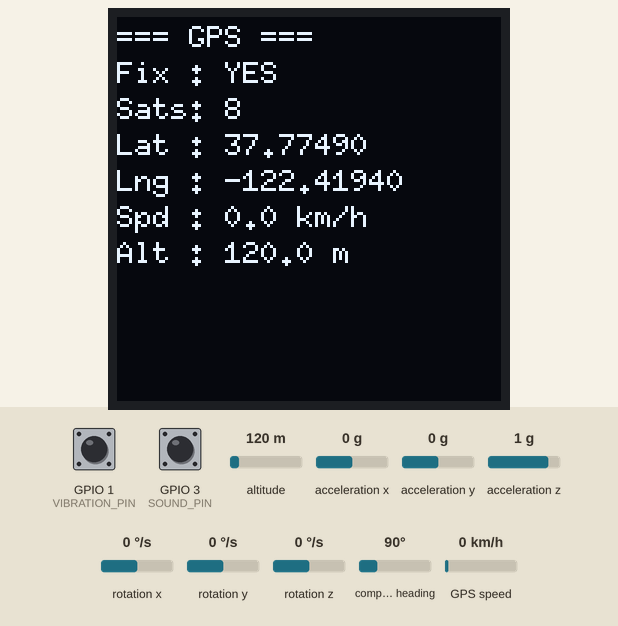
The sketch below on a simulated ESP32. Shown: 128×128 one-colour display. Wiring (inferred from the names in the program): MPU-6050 motion sensor at I2C address 0x68. The inputs (shaded band) are chosen by the test bench; at power-on: GPIO 1 (VIBRATION_PIN) HIGH, altitude 120 m, GPIO 3 (SOUND_PIN) HIGH, acceleration x 0 g, acceleration y 0 g, acceleration z 1 g, rotation x 0 °/s, rotation y 0 °/s, rotation z 0 °/s, compass heading 90°, GPS speed 0 km/h. WiFi joins after 1.5 s; servers stay silent unless stated; the GPS gets a fix after 3 s at 37.7749, -122.4194 with 8 satellites; what the sketch prints to the serial monitor is not drawn.

Above: at 4.4 s.
5.5 s: GPIO 1 (VIBRATION_PIN) pulled LOW for 1 s
At 6.2 s:
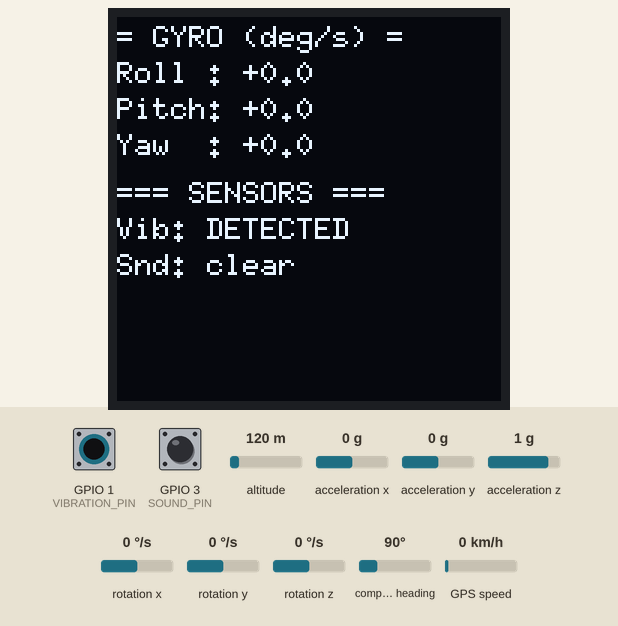
10.5 s: altitude set to 20 m
At 14.3 s:
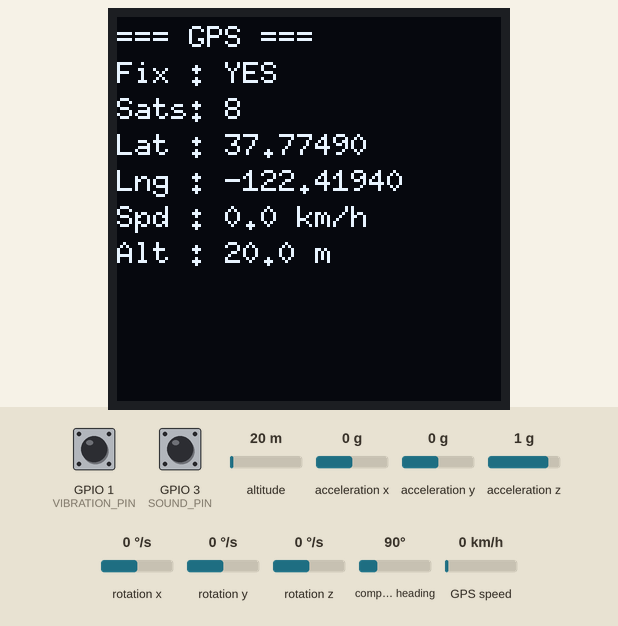
14.5 s: GPIO 3 (SOUND_PIN) pulled LOW for 1 s
At 15.34 s:
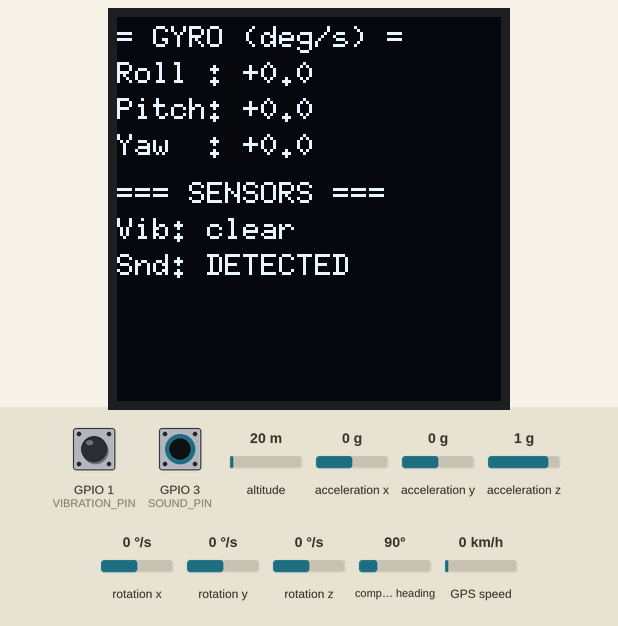
17.0 s: acceleration x set to -1.4 g
At 17.29 s:
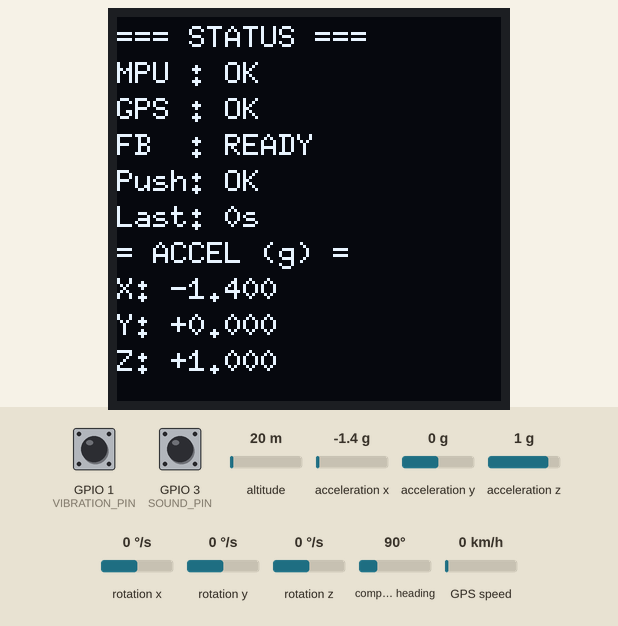
18.9 s: acceleration y set to -1.4 g
At 20.7 s:
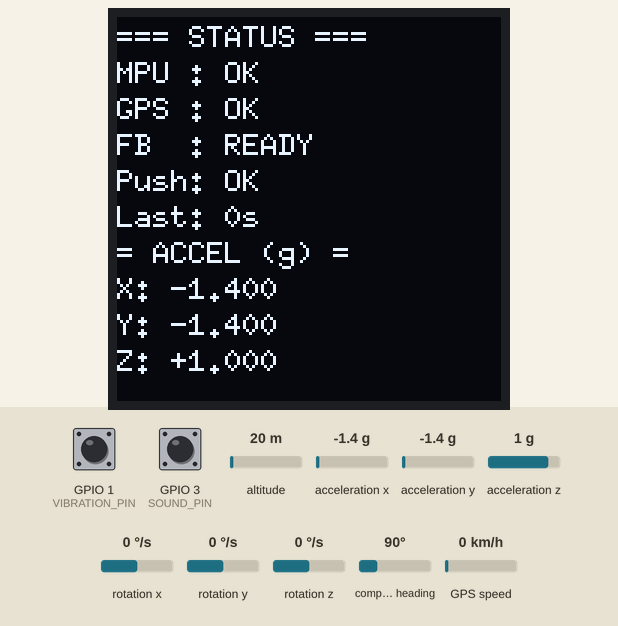
22.5 s: acceleration z set to -1.4 g
Timing chart, 0 to 25.5 s (numbered marks = the images above; inputs shaded):
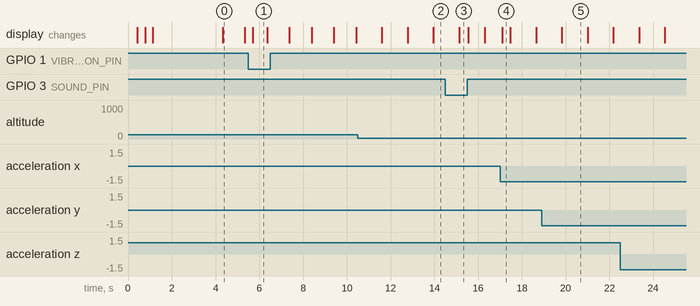

Measured:
- after the input at 5.5 s, the display: changes after 0.21 s (image 1)
- after the input at 14.5 s, the display: changes after 0.63 s (image 3)
- what the display in image 0 shows lasts 1.0 s, from 4.3 s to 5.3 s
- what the display in image 1 shows lasts 0.7 s, from 5.7 s to 6.4 s
- what the display in image 5 shows lasts 1.2 s, from 19.8 s to 21.0 s

The sketch:

roadscore-main.ino
```cpp
#include <ArduinoOTA.h>
#include <Firebase_ESP_Client.h>
#include <HardwareSerial.h>
#include <TinyGPS++.h>
#include <U8g2lib.h>
#include <WiFi.h>
#include <Wire.h>
#include <math.h>

#define SDA_PIN 15
#define SCL_PIN 14
#define OLED_ADDR 0x3C
#define MPU_ADDR 0x68
#define VIBRATION_PIN 1
#define SOUND_PIN 3
#define GPS_RX_PIN 13

// Firebase Config
#define FIREBASE_USER "xxx"
#define FIREBASE_PASS "xxx"
#define DB_URL "https://xxx.firebasedatabase.app"
#define FB_API_KEY "xxxx"

// In-Built Device Config
const char *VEHICLE_ID = "VEH_001";
const char *DEVICE_ID = "ESP32_001";

// WiFi Config
const char *STA_SSID = "xxx";
const char *STA_PASS = "xxx";

const bool DISABLE_SERIAL = false;
const unsigned long FIREBASE_INTERVAL = 1000;
const unsigned long WIFI_TIMEOUT_MS = 15000;
const unsigned long OLED_UPDATE_INTERVAL = 1000;
FirebaseData fbdo;
FirebaseAuth auth;
FirebaseConfig conf;
TinyGPSPlus gps;

U8G2_SH1107_SEEED_128X128_F_HW_I2C u8g2(U8G2_R0, U8X8_PIN_NONE);
HardwareSerial gpsSerial(1);
WiFiServer server(80);

unsigned long lastOledUpdateTime = 0;
unsigned int currentOledPage = 0;
unsigned long lastPushTime = 0;
unsigned long lastFirebasePush = 0;
bool lastPushSuccess = false;

bool mpuFound = false;
bool gpsOK = false;
String i2cReport = "";

struct SensorData {
  float ax, ay, az;
  float gx, gy, gz;
  float totalG;
  bool gpsValid;
  double lat, lng;
  float speedKmh;
  float altM;
  uint8_t sats;
  bool vibration;
  bool sound;
} sd;

#define SLOG(x) \
  do { \
    if (!DISABLE_SERIAL) Serial.println(x); \
  } while (0)

void initializeOTA() {
  ArduinoOTA.setHostname("roadscorer");
  ArduinoOTA.setPassword("flashdaroad");

  ArduinoOTA.onStart([]() {
    String type = (ArduinoOTA.getCommand() == U_FLASH) ? "sketch" : "filesystem";
    SLOG("[OTA] Start updating " + type);
    u8g2.clearBuffer();
    u8g2.setFont(u8g2_font_6x10_tf);
    u8g2.drawStr(20, 55, "OTA UPDATE");
    u8g2.drawStr(16, 70, "DO NOT POWER OFF");
    u8g2.sendBuffer();
  });

  ArduinoOTA.onEnd([]() {
    SLOG("[OTA] Complete");
  });

  ArduinoOTA.onProgress([](unsigned int progress, unsigned int total) {
    unsigned int pct = progress / (total / 100);
    if (!DISABLE_SERIAL) {
      Serial.printf("[OTA] Progress: %u%%\r", pct);
    }
    u8g2.clearBuffer();
    u8g2.setFont(u8g2_font_6x10_tf);
    u8g2.drawStr(20, 40, "OTA UPDATE");
    char buf[24];
    snprintf(buf, sizeof(buf), "%u%%", pct);
    u8g2.drawStr(55, 60, buf);
    u8g2.drawFrame(4, 68, 120, 12);
    u8g2.drawBox(4, 68, (unsigned int)(120 * pct / 100), 12);
    u8g2.sendBuffer();
  });

  ArduinoOTA.onError([](ota_error_t error) {
    if (!DISABLE_SERIAL) {
      Serial.printf("[OTA] Error[%u]: ", error);
      if (error == OTA_AUTH_ERROR) Serial.println("Auth Failed");
      else if (error == OTA_BEGIN_ERROR) Serial.println("Begin Failed");
      else if (error == OTA_CONNECT_ERROR) Serial.println("Connect Failed");
      else if (error == OTA_RECEIVE_ERROR) Serial.println("Receive Failed");
      else if (error == OTA_END_ERROR) Serial.println("End Failed");
    }
  });

  ArduinoOTA.begin();
  SLOG("[OTA] Ready. Hostname: roadscorer");
}

void initializeOled() {
  u8g2.begin();
  u8g2.clearBuffer();

  u8g2.drawRFrame(0, 0, 128, 128, 4);

  u8g2.setFont(u8g2_font_5x7_tf);
  u8g2.drawStr(34, 14, "[ ROADSCORE ]");

  u8g2.drawHLine(8, 18, 112);

  u8g2.setFont(u8g2_font_10x20_tf);
  u8g2.drawStr(14, 52, "RoadScore");

  u8g2.setFont(u8g2_font_5x7_tf);
  u8g2.drawStr(22, 66, "Drive. Score. Improve.");

  u8g2.drawHLine(8, 72, 112);

  u8g2.setFont(u8g2_font_5x7_tf);
  u8g2.drawStr(28, 88, "Initialising");

  for (int i = 0; i < 3; i++) {
    u8g2.sendBuffer();
    delay(300);
    u8g2.drawStr(100 + (i * 7), 88, ".");
  }

  u8g2.drawStr(30, 108, "ESP32  v1.0");

  u8g2.drawHLine(8, 114, 112);
  u8g2.drawStr(20, 124, "VEH_001 | ESP32_001");

  u8g2.sendBuffer();
  delay(500);
}

void updateOledDisplay() {

  if (millis() - lastOledUpdateTime >= OLED_UPDATE_INTERVAL) {
    currentOledPage = (currentOledPage + 1) % 3;
    lastOledUpdateTime = millis();
  }

  u8g2.clearBuffer();
  u8g2.setFont(u8g2_font_6x10_tf);
  char buf[32];

  if (currentOledPage == 0) {

    u8g2.drawStr(0, 10, "=== STATUS ===");

    snprintf(buf, sizeof(buf), "MPU : %s", mpuFound ? "OK" : "NOT FOUND");
    u8g2.drawStr(0, 22, buf);

    snprintf(buf, sizeof(buf), "GPS : %s", gpsOK ? "OK" : "NO DATA");
    u8g2.drawStr(0, 34, buf);

    snprintf(buf, sizeof(buf), "FB  : %s", Firebase.ready() ? "READY" : "WAIT");
    u8g2.drawStr(0, 46, buf);

    snprintf(buf, sizeof(buf), "Push: %s", lastPushSuccess ? "OK" : "ERR");
    u8g2.drawStr(0, 58, buf);

    snprintf(buf, sizeof(buf), "Last: %lus", (millis() - lastFirebasePush) / 1000);
    u8g2.drawStr(0, 70, buf);

    u8g2.drawStr(0, 82, "= ACCEL (g) =");

    snprintf(buf, sizeof(buf), "X: %+.3f", sd.ax);
    u8g2.drawStr(0, 94, buf);

    snprintf(buf, sizeof(buf), "Y: %+.3f", sd.ay);
    u8g2.drawStr(0, 106, buf);

    snprintf(buf, sizeof(buf), "Z: %+.3f", sd.az);
    u8g2.drawStr(0, 118, buf);

  } else if (currentOledPage == 1) {

    u8g2.drawStr(0, 10, "=== GPS ===");

    snprintf(buf, sizeof(buf), "Fix : %s", sd.gpsValid ? "YES" : "NO FIX");
    u8g2.drawStr(0, 22, buf);

    snprintf(buf, sizeof(buf), "Sats: %u", sd.sats);
    u8g2.drawStr(0, 34, buf);

    if (sd.gpsValid) {
      snprintf(buf, sizeof(buf), "Lat : %.5f", sd.lat);
      u8g2.drawStr(0, 46, buf);

      snprintf(buf, sizeof(buf), "Lng : %.5f", sd.lng);
      u8g2.drawStr(0, 58, buf);

      snprintf(buf, sizeof(buf), "Spd : %.1f km/h", sd.speedKmh);
      u8g2.drawStr(0, 70, buf);

      snprintf(buf, sizeof(buf), "Alt : %.1f m", sd.altM);
      u8g2.drawStr(0, 82, buf);
    } else {
      u8g2.drawStr(0, 50, "Waiting for fix...");
    }

  } else {

    u8g2.drawStr(0, 10, "= GYRO (deg/s) =");

    snprintf(buf, sizeof(buf), "Roll : %+.1f", sd.gx);
    u8g2.drawStr(0, 22, buf);

    snprintf(buf, sizeof(buf), "Pitch: %+.1f", sd.gy);
    u8g2.drawStr(0, 34, buf);

    snprintf(buf, sizeof(buf), "Yaw  : %+.1f", sd.gz);
    u8g2.drawStr(0, 46, buf);

    u8g2.drawStr(0, 62, "=== SENSORS ===");

    snprintf(buf, sizeof(buf), "Vib: %s", sd.vibration ? "DETECTED" : "clear");
    u8g2.drawStr(0, 74, buf);

    snprintf(buf, sizeof(buf), "Snd: %s", sd.sound ? "DETECTED" : "clear");
    u8g2.drawStr(0, 86, buf);
  }

  u8g2.sendBuffer();
}

void feedGPS() {
  while (gpsSerial.available())
    gps.encode(gpsSerial.read());
}

void checkI2C() {
  int found = 0;
  for (byte addr = 1; addr < 127; addr++) {
    Wire.beginTransmission(addr);
    if (Wire.endTransmission() == 0) {
      char buf[24];
      snprintf(buf, sizeof(buf), "0x%02X", addr);
      i2cReport += String(buf);
      if (addr == MPU_ADDR) {
        i2cReport += " (MPU6050)";
        mpuFound = true;
      }
      if (addr == OLED_ADDR) { i2cReport += " (SH1107)"; }
      i2cReport += ", ";
      found++;
    }
  }
  if (found == 0)
    i2cReport = "none";
  else
    i2cReport = i2cReport.substring(0, i2cReport.length() - 2);
}

void checkGPS() {
  unsigned long start = millis();
  String line = "";
  while (millis() - start < 5000) {
    while (gpsSerial.available()) {
      char c = gpsSerial.read();
      gps.encode(c);
      line += c;
      if (c == '\n') {
        if (line.startsWith("$GPRMC") || line.startsWith("$GNRMC")) {
          gpsOK = true;
          return;
        }
        line = "";
      }
    }
  }
}

void readMPU() {
  if (!mpuFound) return;

  Wire.beginTransmission(MPU_ADDR);
  Wire.write(0x3B);
  Wire.endTransmission(false);
  Wire.requestFrom(MPU_ADDR, 14, true);

  if (Wire.available() < 14) return;

  int16_t ax = Wire.read() << 8 | Wire.read();
  int16_t ay = Wire.read() << 8 | Wire.read();
  int16_t az = Wire.read() << 8 | Wire.read();
  Wire.read();
  Wire.read();
  int16_t gxr = Wire.read() << 8 | Wire.read();
  int16_t gyr = Wire.read() << 8 | Wire.read();
  int16_t gzr = Wire.read() << 8 | Wire.read();

  sd.ax = ax / 16384.0f;
  sd.ay = ay / 16384.0f;
  sd.az = az / 16384.0f;
  sd.gx = gxr / 131.0f;
  sd.gy = gyr / 131.0f;
  sd.gz = gzr / 131.0f;

  sd.totalG = sqrt(sd.ax * sd.ax + sd.ay * sd.ay + sd.az * sd.az);
}

void readDigital() {
  sd.vibration = !digitalRead(VIBRATION_PIN);
  sd.sound = !digitalRead(SOUND_PIN);
}

void updateGPS() {
  sd.gpsValid = gps.location.isValid();
  sd.lat = gps.location.lat();
  sd.lng = gps.location.lng();
  sd.speedKmh = gps.speed.kmph();
  sd.altM = gps.altitude.meters();
  sd.sats = gps.satellites.value();
}

void pushToFirebase() {
  if (!Firebase.ready()) return;

  String path = "liveData/" + String(DEVICE_ID);

  FirebaseJson gpsJson;
  if (sd.gpsValid) {
    gpsJson.set("lat", sd.lat);
    gpsJson.set("lng", sd.lng);
  } else {
    gpsJson.set("lat", 0);
    gpsJson.set("lng", 0);
  }

  FirebaseJson accelJson;
  accelJson.set("x", sd.ax);
  accelJson.set("y", sd.ay);
  accelJson.set("z", sd.az);

  FirebaseJson gyroJson;
  gyroJson.set("roll", sd.gx);
  gyroJson.set("pitch", sd.gy);
  gyroJson.set("yaw", sd.gz);

  FirebaseJson payload;
  payload.set("vehicleId", VEHICLE_ID);
  payload.set("timestamp/.sv", "timestamp");
  payload.set("speed", sd.speedKmh);
  payload.set("soundDetected", sd.sound);
  payload.set("vibration", sd.vibration);
  payload.set("gpsValid", sd.gpsValid);
  payload.set("gps", gpsJson);
  payload.set("acceleration", accelJson);
  payload.set("gyroscope", gyroJson);

  if (Firebase.RTDB.setJSON(&fbdo, path.c_str(), &payload)) {
    lastFirebasePush = millis();
    lastPushSuccess = true;
    SLOG("[FB] Push OK");
  } else {
    lastPushSuccess = false;
    SLOG("[FB] Push FAIL: " + fbdo.errorReason());
  }
}

void serveHTML(WiFiClient &client) {
  String pg;
  pg.reserve(4096);

  pg = "<!DOCTYPE html><html><head>"
       "<meta charset='UTF-8'>"
       "<meta name='viewport' content='width=device-width,initial-scale=1'>"
       "<meta http-equiv='refresh' content='2'>"
       "<title>RoadScore Local Dashboard</title>"
       "<style>"
       "body{font-family:monospace;font-size:14px;background:#111;color:#ddd;"
       "padding:20px;max-width:480px}"
       "h2{color:#fff;border-bottom:1px solid #444;padding-bottom:4px;margin:20px 0 10px}"
       "h2:first-child{margin-top:0}"
       "p{margin:4px 0;display:flex;justify-content:space-between;gap:16px}"
       "span.k{color:#888}span.v{color:#fff}span.on{color:#0f0}"
       "span.no{color:#f44}span.dim{color:#555}"
       "hr{border:none;border-top:1px solid #333;margin:20px 0 0}"
       "footer{color:#555;font-size:12px;margin-top:8px}"
       "</style></head><body>";

  pg += "<h2>Status</h2>";

  pg += "<p><span class='k'>MPU6050</span>";
  pg += mpuFound ? "<span class='on'>OK</span>" : "<span class='no'>NOT FOUND</span>";
  pg += "</p>";

  pg += "<p><span class='k'>GPS</span>";
  pg += gpsOK ? "<span class='on'>OK</span>" : "<span class='no'>NO DATA</span>";
  pg += "</p>";

  pg += "<p><span class='k'>I2C devices</span><span class='v'>" + i2cReport + "</span></p>";

  pg += "<p><span class='k'>Firebase Ready</span>";
  pg += Firebase.ready() ? "<span class='on'>YES</span>" : "<span class='no'>NO</span>";
  pg += "</p>";

  pg += "<p><span class='k'>Push Result</span>";
  pg += lastPushSuccess ? "<span class='on'>OK</span>" : "<span class='no'>ERR</span>";
  pg += "</p>";

  pg += "<p><span class='k'>Last Push</span><span class='v'>";
  pg += String((millis() - lastFirebasePush) / 1000);
  pg += " sec ago</span></p>";

  pg += "<p><span class='k'>WiFi RSSI</span><span class='v'>";
  pg += String(WiFi.RSSI());
  pg += " dBm</span></p>";

  pg += "<p><span class='k'>Free Heap</span><span class='v'>";
  pg += String(ESP.getFreeHeap());
  pg += " B</span></p>";

  pg += "<p><span class='k'>Uptime</span><span class='v'>";
  pg += String(millis() / 1000);
  pg += " sec</span></p>";

  pg += "<p><span class='k'>GPS Age</span><span class='v'>";
  if (gps.location.isValid())
    pg += String(gps.location.age()) + " ms";
  else
    pg += "--";
  pg += "</span></p>";

  pg += "<h2>Accelerometer</h2>";
  pg += "<p><span class='k'>X</span><span class='v'>" + String(sd.ax, 3) + " g</span></p>";
  pg += "<p><span class='k'>Y</span><span class='v'>" + String(sd.ay, 3) + " g</span></p>";
  pg += "<p><span class='k'>Z</span><span class='v'>" + String(sd.az, 3) + " g</span></p>";
  pg += "<p><span class='k'>Total-G</span><span class='v'>" + String(sd.totalG, 3) + " g</span></p>";

  pg += "<h2>Gyroscope</h2>";
  pg += "<p><span class='k'>Roll</span><span class='v'>" + String(sd.gx, 1) + " deg/s</span></p>";
  pg += "<p><span class='k'>Pitch</span><span class='v'>" + String(sd.gy, 1) + " deg/s</span></p>";
  pg += "<p><span class='k'>Yaw</span><span class='v'>" + String(sd.gz, 1) + " deg/s</span></p>";

  pg += "<h2>Sensors</h2>";
  pg += "<p><span class='k'>Vibration (D1)</span>";
  pg += sd.vibration ? "<span class='on'>DETECTED</span>" : "<span class='dim'>clear</span>";
  pg += "</p>";

  pg += "<p><span class='k'>Sound (D3)</span>";
  pg += sd.sound ? "<span class='on'>DETECTED</span>" : "<span class='dim'>clear</span>";
  pg += "</p>";

  pg += "<h2>GPS</h2>";
  pg += "<p><span class='k'>Fix</span>";
  pg += sd.gpsValid ? "<span class='on'>YES</span>" : "<span class='no'>NO FIX</span>";
  pg += "</p>";

  pg += "<p><span class='k'>Satellites</span><span class='v'>" + String(sd.sats) + "</span></p>";

  if (sd.gpsValid) {
    pg += "<p><span class='k'>Latitude</span><span class='v'>" + String(sd.lat, 6) + "</span></p>";
    pg += "<p><span class='k'>Longitude</span><span class='v'>" + String(sd.lng, 6) + "</span></p>";
    pg += "<p><span class='k'>Speed</span><span class='v'>" + String(sd.speedKmh, 1) + " km/h</span></p>";
    pg += "<p><span class='k'>Altitude</span><span class='v'>" + String(sd.altM, 1) + " m</span></p>";
  } else {
    pg += "<p><span class='k'>Latitude</span><span class='dim'>--</span></p>";
    pg += "<p><span class='k'>Longitude</span><span class='dim'>--</span></p>";
    pg += "<p><span class='k'>Speed</span><span class='dim'>--</span></p>";
    pg += "<p><span class='k'>Altitude</span><span class='dim'>--</span></p>";
  }

  pg += "<hr><footer>ESP-RoadScore | 192.168.4.1 | refresh 2s</footer>";
  pg += "</body></html>";

  client.println("HTTP/1.1 200 OK");
  client.println("Content-Type: text/html; charset=utf-8");
  client.println("Connection: close");
  client.println();
  client.print(pg);
}

void handleWebClient() {
  WiFiClient client = server.available();
  if (!client) return;
  while (client.available()) client.read();
  serveHTML(client);
  client.stop();
}

void setup() {
  Serial.begin(115200);

  Wire.begin(SDA_PIN, SCL_PIN);
  initializeOled();
  checkI2C();

  if (mpuFound) {
    Wire.beginTransmission(MPU_ADDR);
    Wire.write(0x6B);
    Wire.write(0x00);
    Wire.endTransmission();
    delay(100);
    SLOG("[MPU] Woken from sleep");
  }

  gpsSerial.begin(9600, SERIAL_8N1, GPS_RX_PIN, -1);
  checkGPS();

  pinMode(VIBRATION_PIN, INPUT_PULLUP);
  pinMode(SOUND_PIN, INPUT_PULLUP);

  WiFi.begin(STA_SSID, STA_PASS);
  SLOG("[WiFi] Connecting...");

  unsigned long wifiStart = millis();
  while (WiFi.status() != WL_CONNECTED && millis() - wifiStart < WIFI_TIMEOUT_MS) {
    feedGPS();
    delay(500);
  }

  if (WiFi.status() == WL_CONNECTED) {
    SLOG("[WiFi] Connected: " + WiFi.localIP().toString());
    initializeOTA();
  } else {
    SLOG("[WiFi] FAILED \xe2\x80\x94 Firebase will not work");
  }

  server.begin();

  conf.database_url = DB_URL;
  conf.api_key = FB_API_KEY;

  auth.user.email = FIREBASE_USER;
  auth.user.password = FIREBASE_PASS;

  Firebase.reconnectNetwork(true);
  Firebase.begin(&conf, &auth);

  fbdo.setResponseSize(1024);

  lastFirebasePush = millis();
}

void loop() {
  ArduinoOTA.handle();
  feedGPS();
  readMPU();
  readDigital();
  updateGPS();
  updateOledDisplay();

  if (millis() - lastPushTime >= FIREBASE_INTERVAL) {
    pushToFirebase();
    lastPushTime = millis();
  }
  handleWebClient();
}
```
